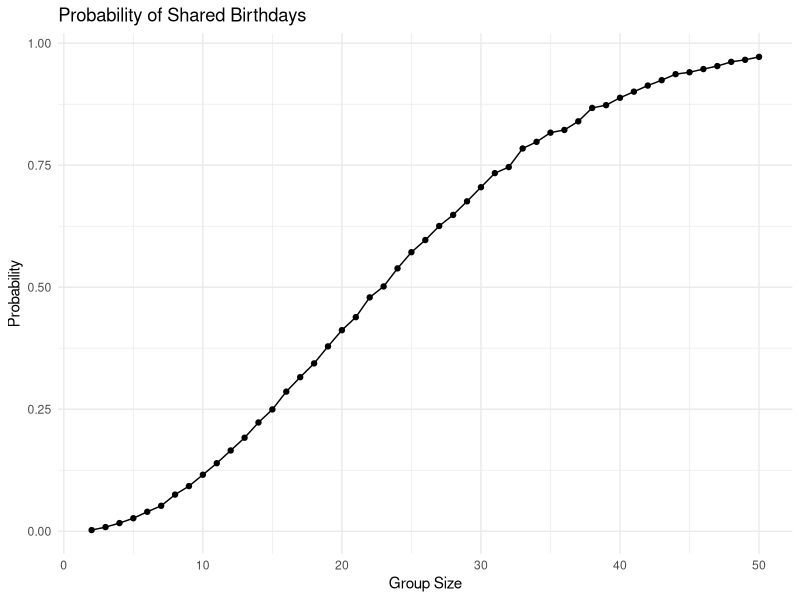

The R source for this figure:
## ---- chunk 1
library(tidyverse)
set.seed(1)
## ---- chunk 2
bday_sim <- function(n) {
  bdays <- sample(1:365, size = n, replace = TRUE)
  duplicate <- length(unique(bdays)) < n
  return(duplicate)
}

birthday_match_prob <- function(size_range, simulations_count) {
  probabilities <- sapply(size_range, function(size) {
    results <- replicate(simulations_count, bday_sim(size))
    mean(results)
  })
  
  results <- tibble(
    group_size = size_range,
    probability = probabilities
  )
  
  return(results)
}
## ---- chunk 3
group_sizes <- 2:50
simulations <- 10000

probability_data <- birthday_match_prob(group_sizes, simulations)

probability_data |> 
  ggplot(aes(x = group_size, y = probability)) +
  geom_line() +
  geom_point() +
  labs(
    title = "Probability of Shared Birthdays",
    x = "Group Size",
    y = "Probability"
  ) +
  theme_minimal()
